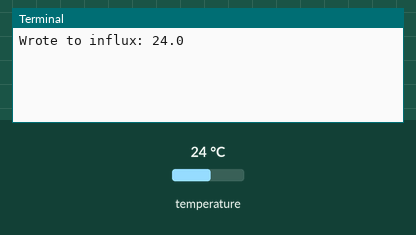
Simulated run of this program. Board: Raspberry Pi (BCM pin numbers) with an Enviro pHAT. On the bench: the last lines printed to the terminal. Inputs (shaded band) come from the test bench; at power-on: temperature 24 °C. Databases and web services accept everything at once and return nothing; values from a settings file that is not in the repository are placeholders.

Above: at 1.2 s.
1.3 s: temperature set to 12 °C
At 2.6 s:
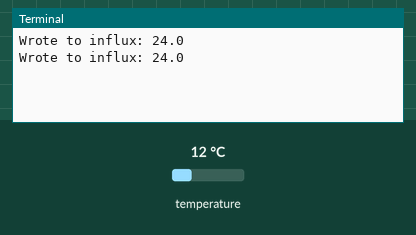
2.8 s: temperature set to 19 °C
At 3.8 s:
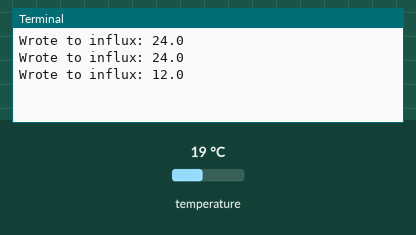
Timing chart, 0 to 5.8 s (numbered marks = the images above; inputs shaded):
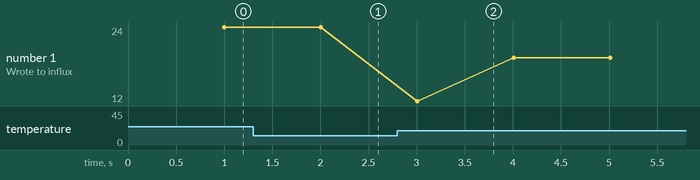

The program:

phat.py
```python
#!/usr/bin/python3

import envirophat
import json
import os
import time
from influxdb import InfluxDBClient

INFLUX_URL=os.environ["INFLUX_URL"]
INFLUX_USER=os.environ["INFLUX_USER"]
INFLUX_PASSWORD=os.environ["INFLUX_PASSWORD"]
INFLUX_DB=os.environ["INFLUX_DB"]


def saveTemperatureToInflux(temp):
    points = []

    point = {
        "measurement": "temperature",
        "tags": {
            "raspberry": "myRaspBerry",
        },
        "fields": {
            "temperature": float(temp),
        }
    }
    points.append(point)

    influxClient = InfluxDBClient(INFLUX_URL, 8086, INFLUX_USER, INFLUX_USER, INFLUX_DB)
    influxClient.write_points(points)

if __name__ == "__main__":
    while True:
        temp = envirophat.weather.temperature()
        saveTemperatureToInflux(temp)

        time.sleep(1)
        print("Wrote to influx: {}".format(temp))
```

Measured:
- plotted number 1: 24 → 19 after the input at 2.8 s
